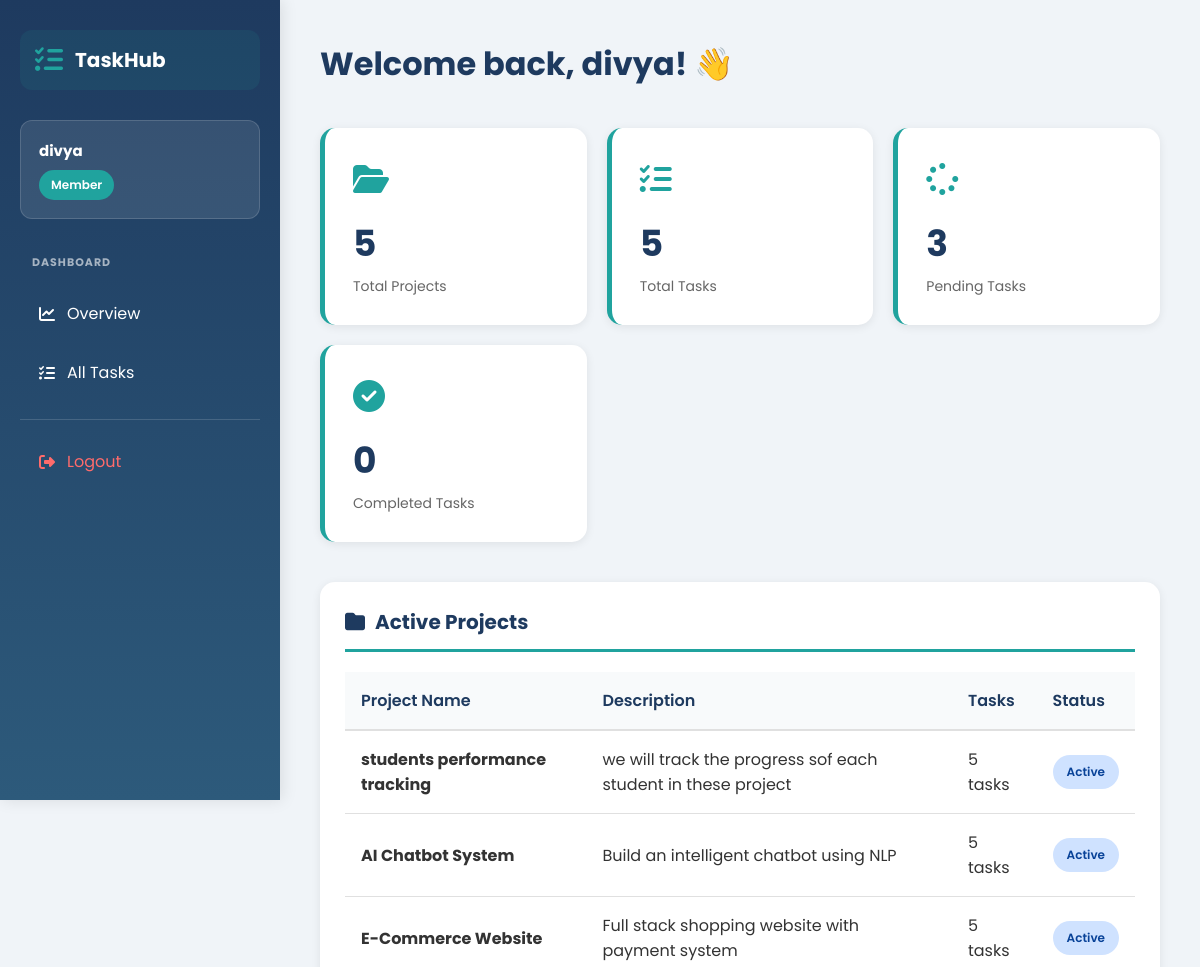
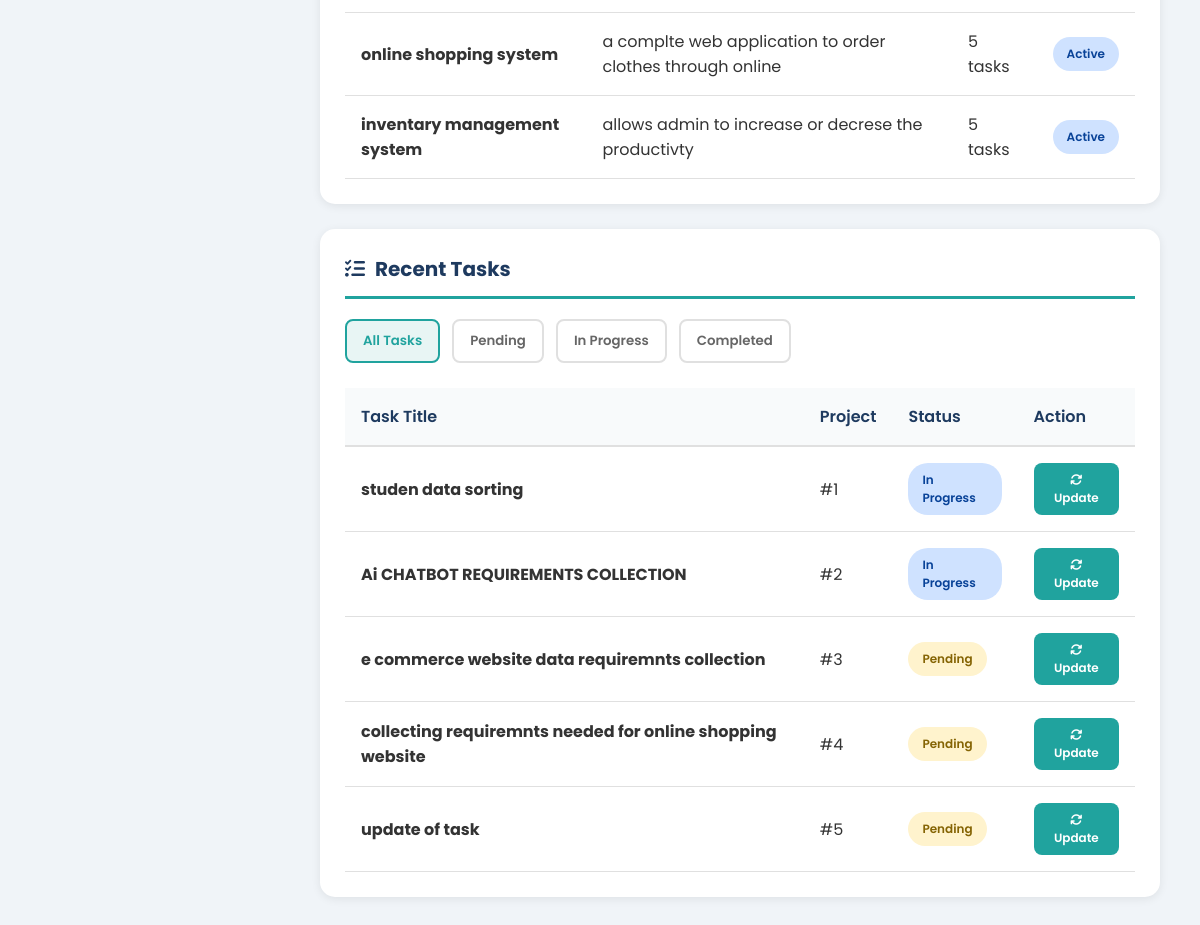
The page /dashboard (signed in) on the database its author committed (2 pictures, top to bottom).
### models.py (models this page shows)
class Project(db.Model):
    id = db.Column(db.Integer, primary_key=True)
    name = db.Column(db.String(100))
    description = db.Column(db.String(200))
    user_id = db.Column(db.Integer, db.ForeignKey('user.id'))

class Task(db.Model):
    id = db.Column(db.Integer, primary_key=True)
    title = db.Column(db.String(100))
    description = db.Column(db.String(200))
    status = db.Column(db.String(20), default="Pending")
    project_id = db.Column(db.Integer, db.ForeignKey('project.id'))
    assigned_to = db.Column(db.Integer, db.ForeignKey('user.id'))

### app.py (the view)
@app.route("/dashboard")
def dashboard():
    if 'user_id' not in session:
        return redirect("/login")
    projects = Project.query.all()
    tasks = Task.query.all()
    return render_template(
        "dashboard.html",
        name=session['name'],
        role=session['role'],
        projects=projects,
        tasks=tasks,
        total_projects=Project.query.count(),
        total_tasks=Task.query.count(),
        pending_tasks=Task.query.filter_by(status="Pending").count(),
        completed_tasks=Task.query.filter_by(status="Completed").count()
    )

### templates/dashboard.html (shortened to what this page needs)
<!DOCTYPE html>
<html>
<head>
    <link rel="stylesheet" href="https://cdnjs.cloudflare.com/ajax/libs/font-awesome/6.5.0/css/all.min.css">
</head>
<body>
<div class="sidebar">
    <div class="sidebar-header">
        <i class="fas fa-tasks"></i>
        <h2>TaskHub</h2>
    </div>
    <div class="user-card">
        <div class="name">{{ name }}</div>
        <span class="user-badge">{{ role }}</span>
    </div>
    <div class="nav-section">
        <div class="nav-title">Dashboard</div>
        <a href="/dashboard"><i class="fas fa-chart-line"></i> Overview</a>
        <a href="/tasks"><i class="fas fa-list-check"></i> All Tasks</a>
    </div>
    <hr>
    <div class="nav-section">
        <a href="/logout" style="color: #ff6b6b;"><i class="fas fa-sign-out-alt"></i> Logout</a>
    </div>
</div>
<div class="main">
    <div class="header">
        <div>
            <h1>Welcome back, {{ name }}! 👋</h1>
        </div>
    </div>
    <div class="stats-grid">
        <div class="stat-card">
            <div class="stat-icon"><i class="fas fa-folder-open"></i></div>
            <div class="stat-value">{{ total_projects }}</div>
            <div class="stat-label">Total Projects</div>
        </div>
        <div class="stat-card">
            <div class="stat-icon"><i class="fas fa-tasks"></i></div>
            <div class="stat-value">{{ total_tasks }}</div>
            <div class="stat-label">Total Tasks</div>
        </div>
        <div class="stat-card">
            <div class="stat-icon"><i class="fas fa-spinner"></i></div>
            <div class="stat-value">{{ pending_tasks }}</div>
            <div class="stat-label">Pending Tasks</div>
        </div>
        <div class="stat-card">
            <div class="stat-icon"><i class="fas fa-check-circle"></i></div>
            <div class="stat-value">{{ completed_tasks }}</div>
            <div class="stat-label">Completed Tasks</div>
        </div>
    </div>
    {% if projects %}
        <div class="section">
            <div class="section-title">
                <i class="fas fa-folder"></i> Active Projects
            </div>
            <table>
                <thead>
                    <tr>
                        <th>Project Name</th>
                        <th>Description</th>
                        <th>Tasks</th>
                        <th>Status</th>
                    </tr>
                </thead>
                <tbody>
                    {% for project in projects %}
                        <tr>
                            <td><strong>{{ project.name }}</strong></td>
                            <td>{{ project.description if project.description else 'No description' }}</td>
                            <td><span class="status-badge">{{ tasks|length }} tasks</span></td>
                            <td><span class="status status-in-progress">Active</span></td>
                        </tr>
                    {% endfor %}
                </tbody>
            </table>
        </div>
    {% endif %}
    {% if tasks %}
        <div class="section">
            <div class="section-title">
                <i class="fas fa-list-check"></i> Recent Tasks
            </div>
            <div class="filters">
                <button class="filter-btn active" onclick="filterTasks('all')">All Tasks</button>
                <button class="filter-btn" onclick="filterTasks('Pending')">Pending</button>
                <button class="filter-btn" onclick="filterTasks('In Progress')">In Progress</button>
                <button class="filter-btn" onclick="filterTasks('Completed')">Completed</button>
            </div>
            <table>
                <thead>
                    <tr>
                        <th>Task Title</th>
                        <th>Project</th>
                        <th>Status</th>
                        <th>Action</th>
                    </tr>
                </thead>
                <tbody id="taskTableBody">
                    {% for task in tasks[:15] %}
                        <tr class="task-row" data-status="{{ task.status }}">
                            <td><strong>{{ task.title }}</strong></td>
                            <td>#{{ task.project_id }}</td>
                            <td><span class="status status-{{ task.status.lower().replace(' ', '-') }}">{{ task.status }}</span></td>
                            <td><button class="action-btn" onclick="toggleTask({{ task.id }})"><i class="fas fa-sync"></i> Update</button></td>
                        </tr>
                    {% endfor %}
                </tbody>
            </table>
        </div>
    {% endif %}
</div>
</body>
</html>

### templates/dashboard.html (style rules this page uses)
* { margin: 0; padding: 0; box-sizing: border-box; font-family: 'Poppins', sans-serif; }
body { min-height: 100vh; background: #f0f4f8; display: flex; }
.sidebar { width: 280px; background: linear-gradient(180deg, #1e3a5f 0%, #2d5a7b 100%); color: white; padding: 30px 20px; box-shadow: 2px 0 15px rgba(0, 0, 0, 0.1); position: fixed; height: 100vh; overflow-y: auto; }
.sidebar-header { display: flex; align-items: center; gap: 12px; margin-bottom: 30px; padding: 15px; background: rgba(32, 163, 158, 0.1); border-radius: 12px; }
.sidebar-header i { font-size: 28px; color: #20a39e; }
.sidebar-header h2 { font-size: 20px; font-weight: 700; }
.user-card { background: rgba(255, 255, 255, 0.1); padding: 18px; border-radius: 12px; margin-bottom: 25px; border: 1px solid rgba(255, 255, 255, 0.15); }
.user-card .name { font-weight: 700; font-size: 15px; margin-bottom: 8px; }
.user-badge { display: inline-block; background: #20a39e; color: white; padding: 6px 12px; border-radius: 20px; font-size: 12px; font-weight: 600; }
.nav-section { margin-bottom: 20px; }
.nav-title { font-size: 11px; color: rgba(255, 255, 255, 0.6); text-transform: uppercase; letter-spacing: 1px; padding: 10px 12px; font-weight: 700; }
.sidebar a { display: flex; align-items: center; gap: 12px; padding: 14px 16px; margin: 6px 0; color: white; text-decoration: none; border-radius: 10px; transition: 0.3s; border-left: 3px solid transparent; }
.sidebar hr { border: none; border-top: 1px solid rgba(255, 255, 255, 0.15); margin: 15px 0; }
.main { flex: 1; margin-left: 280px; padding: 40px; overflow-y: auto; }
.header { display: flex; justify-content: space-between; align-items: center; margin-bottom: 40px; flex-wrap: wrap; gap: 20px; }
.header h1 { font-size: 32px; color: #1e3a5f; font-weight: 700; }
.stats-grid { display: grid; grid-template-columns: repeat(auto-fit, minmax(240px, 1fr)); gap: 20px; margin-bottom: 40px; }
.stat-card { background: white; padding: 28px; border-radius: 15px; box-shadow: 0 2px 10px rgba(0, 0, 0, 0.08); border-left: 5px solid #20a39e; transition: 0.3s; }
.stat-icon { font-size: 32px; color: #20a39e; margin-bottom: 12px; }
.stat-value { font-size: 36px; font-weight: 700; color: #1e3a5f; margin-bottom: 5px; }
.stat-label { font-size: 14px; color: #666; }
.filters { display: flex; gap: 12px; margin-bottom: 25px; flex-wrap: wrap; }
.filter-btn { padding: 10px 16px; border: 2px solid #e0e0e0; background: white; border-radius: 8px; cursor: pointer; transition: 0.3s; font-weight: 600; color: #666; }
.filter-btn:hover, .filter-btn.active { border-color: #20a39e; background: #e8f5f4; color: #20a39e; }
.section { background: white; border-radius: 15px; padding: 25px; margin-bottom: 25px; box-shadow: 0 2px 10px rgba(0, 0, 0, 0.08); }
.section-title { font-size: 20px; color: #1e3a5f; margin-bottom: 20px; font-weight: 700; display: flex; align-items: center; gap: 10px; border-bottom: 3px solid #20a39e; padding-bottom: 12px; }
table { width: 100%; border-collapse: collapse; }
th { background: #f8fafb; padding: 16px; text-align: left; font-weight: 600; color: #1e3a5f; border-bottom: 2px solid #e0e0e0; }
td { padding: 16px; border-bottom: 1px solid #e0e0e0; color: #333; }
.status { padding: 8px 14px; border-radius: 20px; font-size: 12px; font-weight: 600; display: inline-block; }
.status-pending { background: #fff3cd; color: #856404; }
.status-in-progress { background: #cfe2ff; color: #084298; }
.action-btn { background: #20a39e; color: white; border: none; padding: 8px 14px; border-radius: 8px; cursor: pointer; font-size: 12px; font-weight: 600; transition: 0.3s; }

### rows shown on the page
Project: name "students performance tracking", description "we will track the progress sof each student in these project", tasks "5"
Project: name "AI Chatbot System", description "Build an intelligent chatbot using NLP", tasks "5"
Project: name "E-Commerce Website", description "Full stack shopping website with payment system", tasks "5"
Project: name "online shopping system", description "a complte web application to order clothes through online", tasks "5"
Project: name "inventary management system", description "allows admin to increase or decrese the productivty", tasks "5"
Task: title "studen data sorting", project_id "1", status "In Progress"
Task: title "Ai CHATBOT REQUIREMENTS COLLECTION", project_id "2", status "In Progress"
Task: title "e commerce website data requiremnts collection", project_id "3", status "Pending"
Task: title "collecting requiremnts needed for online shopping website", project_id "4", status "Pending"
Task: title "update of task", project_id "5", status "Pending"

### other values the page prints
{{ name }} "divya"
{{ role }} "Member"
{{ total_projects }} "5"
{{ total_tasks }} "5"
{{ pending_tasks }} "3"
{{ completed_tasks }} "0"
